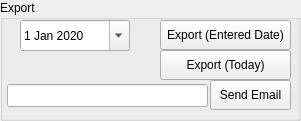
                    <widget class="QGroupBox" name="groupBox_11">
                        <property name="geometry">
                            <rect>
                                <x>10</x>
                                <y>220</y>
                                <width>301</width>
                                <height>121</height>
                            </rect>
                        </property>
                        <property name="title">
                            <string>Export</string>
                        </property>
                        <widget class="QPushButton" name="pushButton_20">
                            <property name="geometry">
                                <rect>
                                    <x>160</x>
                                    <y>20</y>
                                    <width>131</width>
                                    <height>30</height>
                                </rect>
                            </property>
                            <property name="text">
                                <string>Export (Entered Date)</string>
                            </property>
                        </widget>
                        <widget class="QPushButton" name="pushButton_19">
                            <property name="geometry">
                                <rect>
                                    <x>160</x>
                                    <y>50</y>
                                    <width>131</width>
                                    <height>30</height>
                                </rect>
                            </property>
                            <property name="text">
                                <string>Export (Today)</string>
                            </property>
                        </widget>
                        <widget class="QDateEdit" name="dateEdit_2">
                            <property name="geometry">
                                <rect>
                                    <x>20</x>
                                    <y>20</y>
                                    <width>110</width>
                                    <height>31</height>
                                </rect>
                            </property>
                            <property name="showGroupSeparator" stdset="0">
                                <bool>true</bool>
                            </property>
                            <property name="calendarPopup">
                                <bool>true</bool>
                            </property>
                            <property name="date">
                                <date>
                                    <year>2020</year>
                                    <month>1</month>
                                    <day>1</day>
                                </date>
                            </property>
                        </widget>
                        <widget class="QPushButton" name="pushButton_24">
                            <property name="geometry">
                                <rect>
                                    <x>210</x>
                                    <y>80</y>
                                    <width>81</width>
                                    <height>30</height>
                                </rect>
                            </property>
                            <property name="text">
                                <string>Send Email</string>
                            </property>
                        </widget>
                        <widget class="QLineEdit" name="lineEdit_26">
                            <property name="geometry">
                                <rect>
                                    <x>7</x>
                                    <y>84</y>
                                    <width>201</width>
                                    <height>23</height>
                                </rect>
                            </property>
                        </widget>
                    </widget>
